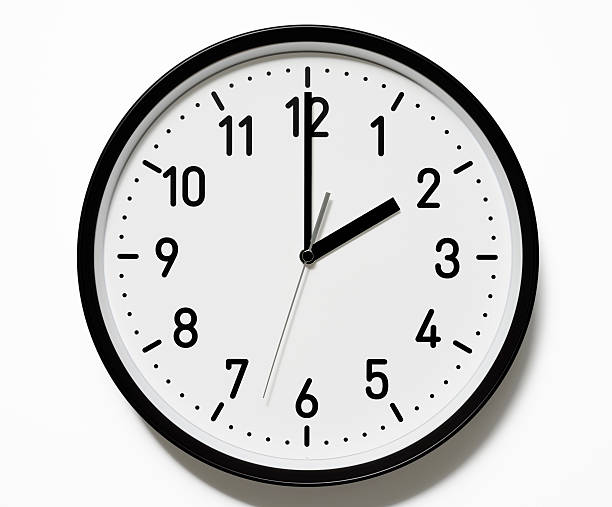
#> input picture images/clock.jpg, 612 x 507 px, found by its file name
$ jupyter execute s6-2_hough-line-project-clock.ipynb
#> lines starting #> are read from the running program, lines starting #| are printed output that depends on the picture; after the words box and inside, x2 and y2 are one past the last pixel; in counts of white or black regions, pixels touching at a corner belong together; long printed decimals are rounded
[cell 1]
import cv2 as cv
import numpy as np
import matplotlib.pyplot as plt

[cell 2]
clock_img = cv.imread("../../../class.vision/images/clock.jpg")
#> clock_img is the input picture: shape (507, 612, 3); mean B, G, R 210.2, 210.6, 210.8

[cell 3]
def to_gray(img):
    return cv.cvtColor(img, cv.COLOR_BGR2GRAY)

def blur(img):
    return cv.GaussianBlur(img, (5,5), 0)
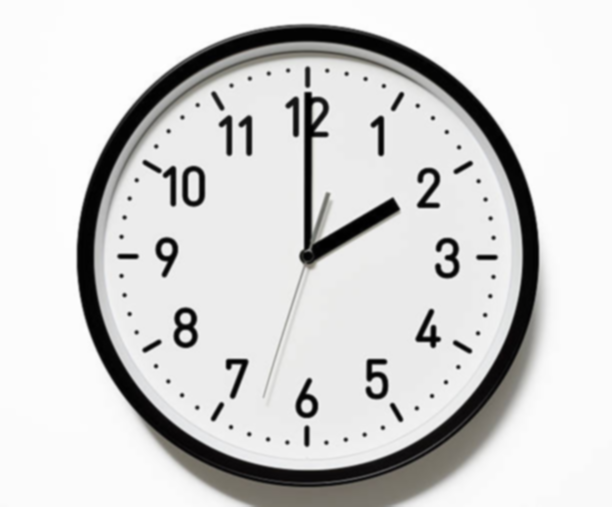
#> returned value: shape (507, 612, 3); mean of channels 0, 1, 2 210.2, 210.6, 210.8; drawn as B, G, R

def closing(img):
    se = cv.getStructuringElement(cv.MORPH_RECT, (3,3))
    return cv.morphologyEx(img, cv.MORPH_CLOSE, se)

def opening(img):
    se = cv.getStructuringElement(cv.MORPH_ELLIPSE, (3,3))
    return cv.morphologyEx(img, cv.MORPH_OPEN, se)

def to_binary(img):
    # return cv.adaptiveThreshold(to_gray(img),255, cv.ADAPTIVE_THRESH_GAUSSIAN_C, cv.THRESH_BINARY_INV, 11, 2)
    return cv.threshold(to_gray(img), 127, 255, cv.THRESH_BINARY_INV)[1]
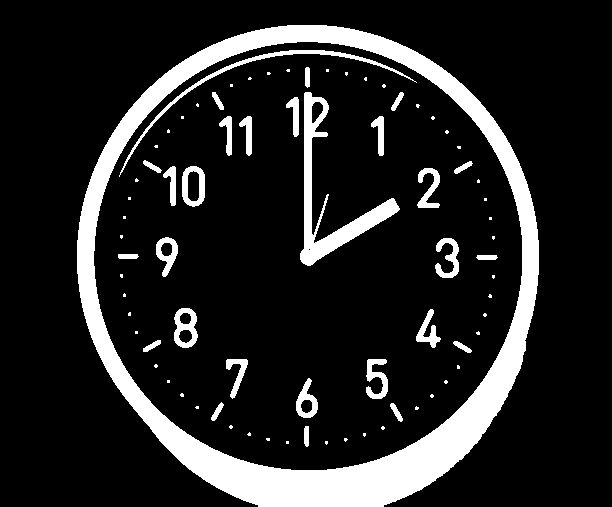
#> returned value: shape (507, 612); 14.4% white; 77 white regions (48 under 20 px), largest, box (x1, y1, x2, y2) and area: (77, 25, 539, 507) 32811, (300, 92, 400, 266) 3435, (119, 50, 417, 177) 1234

[cell 4]
binary = to_binary(blur(clock_img))
opened = opening(binary)
#> in opening, `return cv.morphologyEx(img, cv.MORPH_OPEN, se)`:
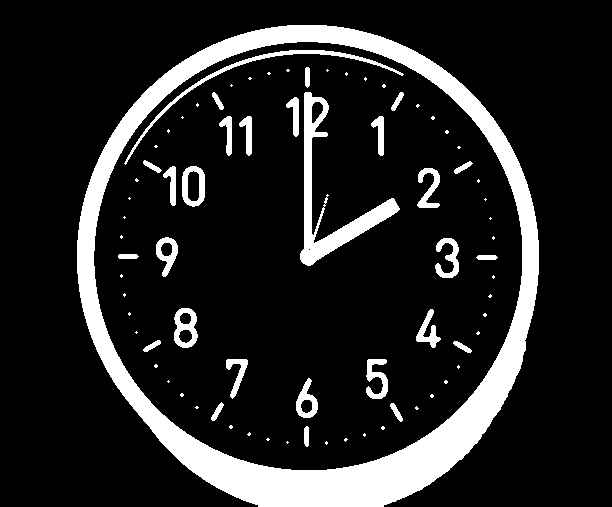
#> returned value: shape (507, 612); 14.3% white; 77 white regions (48 under 20 px), largest, box (x1, y1, x2, y2) and area: (77, 25, 539, 507) 32806, (300, 92, 400, 266) 3428, (124, 50, 404, 165) 1191
plt.figure(figsize=[12,7])
plt.subplot(131);plt.imshow(clock_img[...,::-1]);plt.title("Original");
plt.subplot(132);plt.imshow(binary, cmap='gray');plt.title("Binary");
plt.subplot(132);plt.imshow(opened, cmap='gray');plt.title("Original");
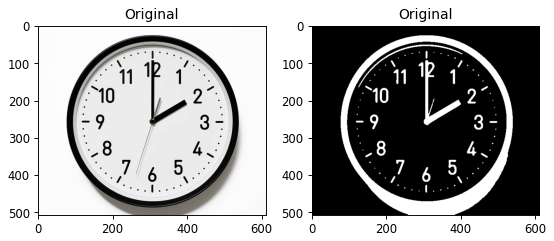
#> figure drawn by matplotlib, 2 panels

[cell 5]
lines = cv.HoughLinesP(opened, 1, np.pi/180, 50, minLineLength=20, maxLineGap=20)
#> lines = 404 rows, first 6: [182, 463, 408, 494], [363, 506, 525, 344], [306, 264, 306, 25], [170, 451, 419, 490], [315, 470, 315, 506], [396, 42, 520, 166]

draw_img = clock_img.copy()

X1 = []
Y1 = []
X2 = []
Y2 = []

for [line] in lines:
    X1.append(line[0])
    Y1.append(line[1])
    X2.append(line[2])
    Y2.append(line[3])
    cv.line(draw_img, (line[0],line[1]), (line[2],line[3]), (0,0,255), 2)
#> this loop made 404 passes
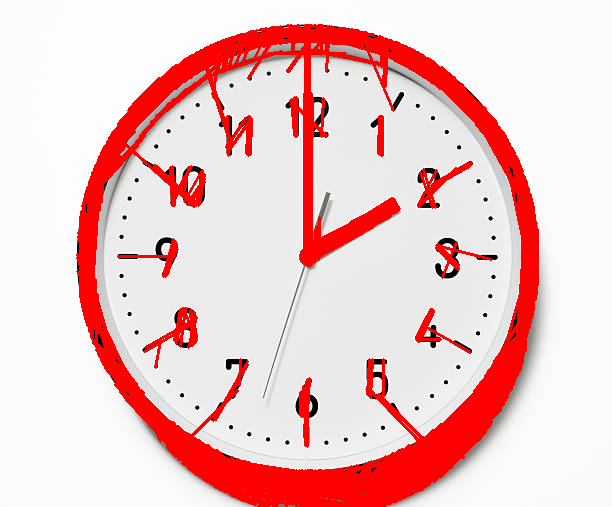
#> draw_img: shape (507, 612, 3); 15.51% of pixels changed, all inside (x1, y1, x2, y2) = (76, 24, 539, 507)
#> after the loop, X1 = 404 values, max 537 at index 314, min 77 at index 10, mean 277.6; X2 = 404 values, max 537 at index 30, min 80 at index 369, mean 337.4; Y1 = 404 values, max 506 at index 1, min 25 at index 57, mean 279.3; Y2 = 404 values, max 506 at index 4, min 25 at index 2, mean 257.8

print("Lines number: ", len(lines))
#| Lines number:  404

plt.figure(figsize=[12,7])
plt.subplot(131);plt.imshow(clock_img[...,::-1]);plt.title("Original");
plt.subplot(132);plt.imshow(draw_img[...,::-1]);plt.title("Original");
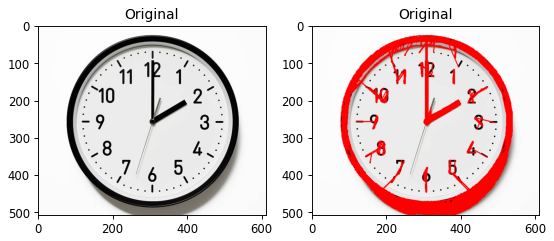
#> figure drawn by matplotlib, 2 panels

[cell 6]
np.column_stack((X1,Y1, X2, Y2))
#> Out has the same summary as lines

[cell 7]
from sklearn.cluster import KMeans
model = KMeans(n_clusters=2)

model.fit(np.column_stack((X1,Y1, X2, Y2)))


draw_img = clock_img.copy()
lines = model.cluster_centers_.astype(int)
print(lines)
for line in lines:
    cv.line(draw_img, (line[0],line[1]), (line[2],line[3]), (0,255,0), 2)
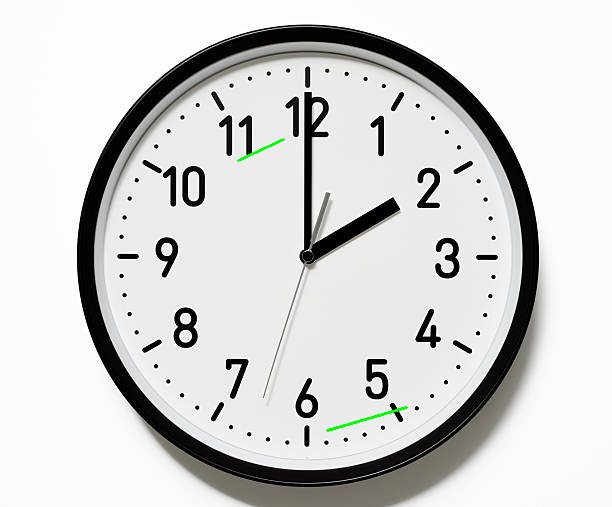
#> draw_img: shape (507, 612, 3); 0.12% of pixels changed, all inside (x1, y1, x2, y2) = (237, 138, 408, 432)

plt.imshow(draw_img[...,::-1])

[cell 8]
img = clock_img.copy()
gray = cv.cvtColor(img, cv.COLOR_BGR2GRAY)
gray = cv.medianBlur(gray, 5)

gray_blur = cv.medianBlur(gray, 5)
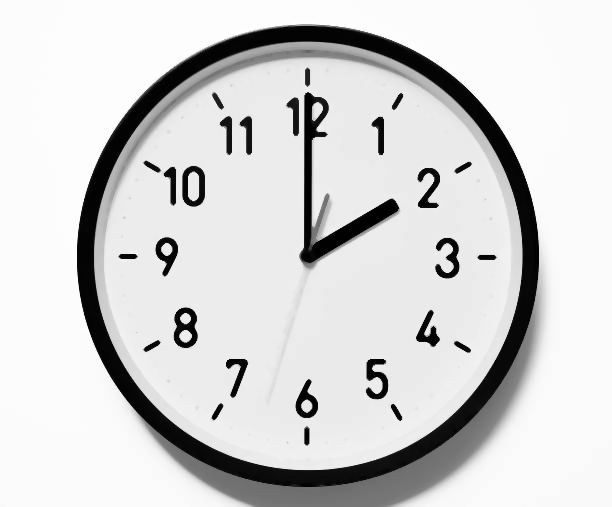
#> gray_blur: shape (507, 612); min 0, max 254, mean 211.2

circles = cv.HoughCircles(
    gray_blur,
    cv.HOUGH_GRADIENT,
    dp=1.2,
    minDist=100,
    param1=100,
    param2=30,
    minRadius=100,
    maxRadius=0
)
#> circles = 19 rows, first 8: [306.6, 256.2, 230.8], [226.2, 179.4, 102.8], [276.6, 352.2, 148.4], [402.6, 349.8, 122.6], [409.8, 179.4, 106], [519, 502.2, 313.2], [605.4, 189, 294.9], [124.2, 503.4, 511.1]

circle_vis = clock_img.copy()

if circles is not None:
    circles = np.uint16(np.around(circles))
#> circles = 19 rows, first 8: [307, 256, 231], [226, 179, 103], [277, 352, 148], [403, 350, 123], [410, 179, 106], [519, 502, 313], [605, 189, 295], [124, 503, 511]
    cx, cy, r = circles[0][0]
#> cx = 307; cy = 256; r = 231
    cv.circle(circle_vis, (cx, cy), r, (0,255,0), 2)
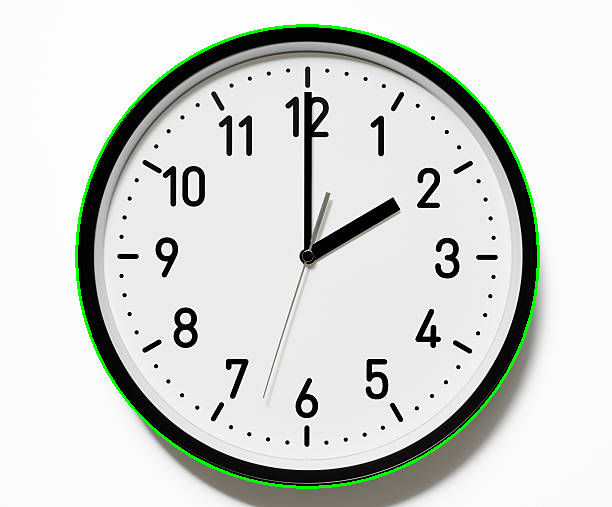
#> circle_vis: shape (507, 612, 3); 1.36% of pixels changed, all inside (x1, y1, x2, y2) = (75, 24, 540, 489)
    cv.circle(circle_vis, (cx, cy), 5, (255,0,0), -1)
#> circle_vis: shape (507, 612, 3); 0.03% of pixels changed, all inside (x1, y1, x2, y2) = (302, 251, 313, 262)
else:
    raise Exception("Circle not detected")

plt.figure()
plt.title("Detected Clock Circle + Center")
plt.imshow(circle_vis)
plt.axis("off")
plt.show()

[cell 9]
angles_lengths = []
angle_vis = clock_img.copy()

for line in lines:
    x1, y1, x2, y2 = line

    d1 = np.hypot(x1 - cx, y1 - cy)
    d2 = np.hypot(x2 - cx, y2 - cy)

    if d1 > d2:
        xt, yt = x1, y1
        length = d1
    else:
        xt, yt = x2, y2
        length = d2

    dx = xt - cx
    dy = cy - yt  # invert Y axis

    angle = np.arctan2(dx, dy)
    angle_deg = np.degrees(angle)
    if angle_deg < 0:
        angle_deg += 360

    angles_lengths.append((angle_deg, length))

    # draw vector from center to tip
    cv.line(angle_vis, (cx, cy), (xt, yt), (0,255,0), 3)
#> this loop made 2 passes
#> (d1, d2, length, dx, dy, angle, angle_deg) on passes 1 to 2: (118.2, 119.4, 119.4, -24, 117, -0.202, 348.4), (175.1, 180.6, 180.6, 99, -151, 2.56, 146.7)
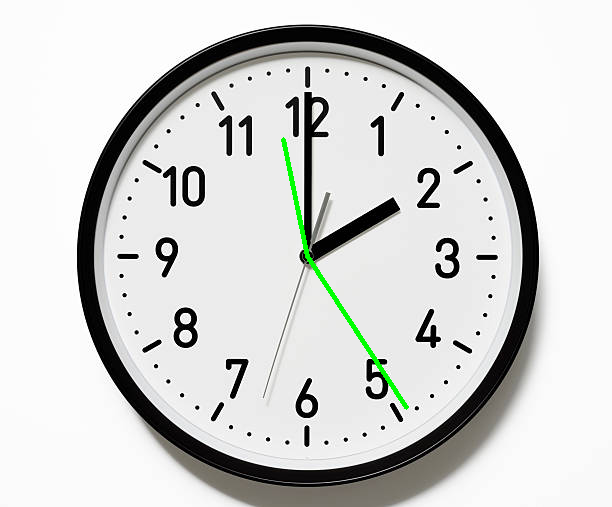
#> angle_vis: shape (507, 612, 3); 0.46% of pixels changed, all inside (x1, y1, x2, y2) = (281, 137, 409, 410)
#> after the loop, angles_lengths = [(348.4, 119.4), (146.7, 180.6)]

plt.figure()
plt.title("Vectors Used For Angle Calculation")
plt.imshow(angle_vis)
plt.axis("off")
plt.show()

[cell 10]
angles_lengths.sort(key=lambda x: x[1], reverse=True)

minute_angle = angles_lengths[0][0]
#> minute_angle = 146.7
hour_angle = angles_lengths[1][0]
#> hour_angle = 348.4

minute = int(round(minute_angle / 6)) % 60
#> minute = 24
hour = int(hour_angle / 30) % 12
#> hour = 11
if hour == 0:
    hour = 12

print("Minute angle:", minute_angle)
#| Minute angle: 146.750
print("Hour angle:", hour_angle)
#| Hour angle: 348.408
print(f"Detected time: {hour:02d}:{minute:02d}")
#| Detected time: 11:24
